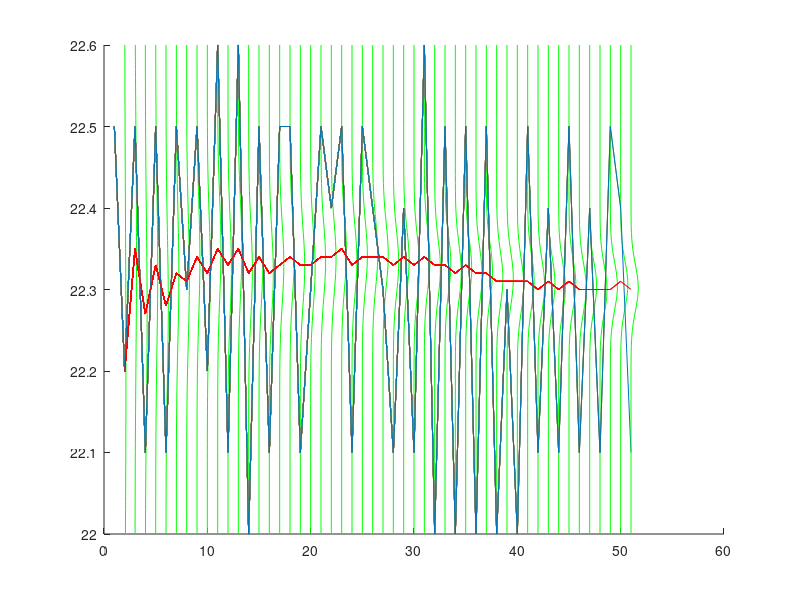
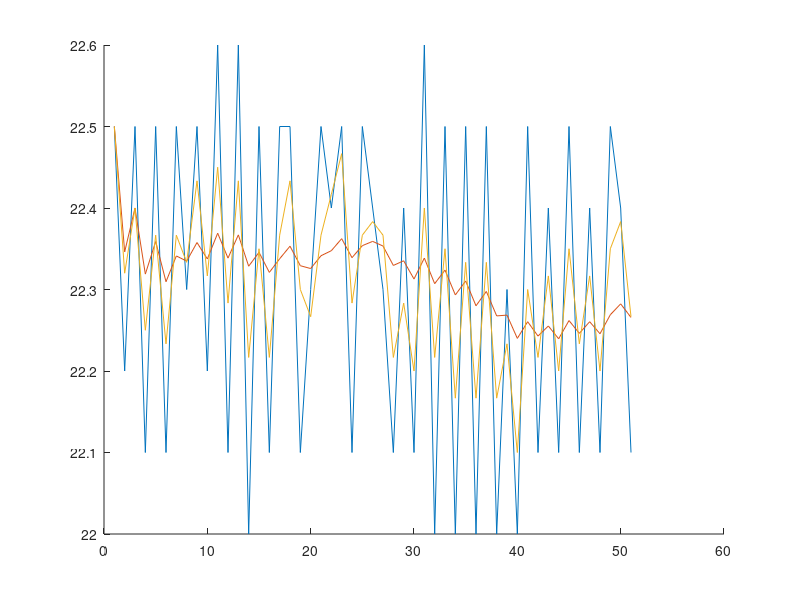

The MATLAB script that drew these images, in order:
clear;
clc;
figure(1); clf; hold on;
%figure(2); clf; hold on;
load T;
load pv21r;
x =T(5450:5500);
%x=pv21r(1:300,2);
valve = pv21r(1:300,1);
Sx = [min(x):0.01:max(x)];
L = length(Sx);
Pr = ones(L);
Po=ones(L,L);
mean(x)
Pr = Pr/sum(Pr);
sigma = 0.2;%std(x);
x_peak=zeros(1,2);
for (i = 2:length(x)) %(min(x)-max(x))/pv101r(i,1)

  m=0*Pr;
  for (j = 1:length(Pr))
    me = Sx(j);
    m(j) = normpdf(x(i),me,sigma);
    m(j) = m(j) * Pr(j);
  end;
  
  Po = m/(sum(m));
    Pr=Po;
  % if ((valve(i) -  valve(i-1)) != 0)
	% Pr = normpdf(Sx,min(x) - 4*(valve(i) -  valve(i-1))  ,2);
  % else
	% Pr=Po;
  % end;
  figure(1);
  plot(1:i,x(1:i));
  %plot(1:i,valve(1:i), 'color','black');
  plot(5*(Po)+i, Sx,'color','green');
  peak = find(Po == max(Po));
  x_peak = [x_peak; [i, Sx(peak)]] ;
  plot(x_peak(2:end,1),x_peak(2:end,2), 'color','red');
Sx(peak);
end;
hold off;
figure(2); clf; hold on;
movavg(x,3,20,1);
hold off;
hold off;